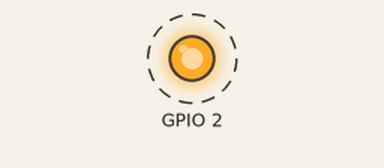
Simulated run of this sketch. Board: ESP32. Shown: output pins drawn as LEDs (lit = HIGH). Dashed ring = blinking. What the sketch prints to the serial monitor is not drawn.

Above: at 0.5 s.
Timing chart, 0 to 4.6 s (numbered marks = the images above):
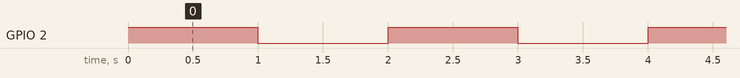

Measured:
- by itself, GPIO 2: alternates HIGH for 1.0 s and LOW for 1.0 s

The sketch:

esp32_test.ino
```cpp
   void setup(){
    Serial.begin(115200);
    pinMode(2, OUTPUT);
}

void loop(){
  digitalWrite(2, HIGH);
  Serial.print('A');
  delay(1000);
  Serial.print('B');
  digitalWrite(2, LOW);
  delay(1000);
}
```
